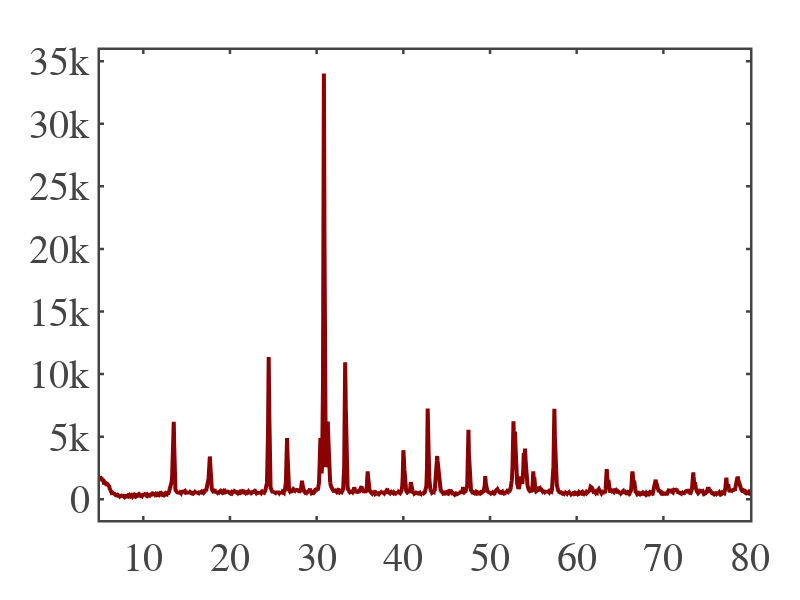

Notebook code cell kept with this figure:
### Markdown cell above
## XRD

### Code cell
import numpy as np
import pandas as pd
import plotly.graph_objects as go
import plotly.io as pio
import os

# ============================================================
# --- Custom Plotly Template (fixed version) ---
# ============================================================
fig_template = go.layout.Template()
fig_template.layout = go.Layout(
    template='simple_white+presentation',
    autosize=False,
    width=800,
    height=600,
    xaxis=dict(
        ticks='inside',
        mirror='ticks',
        linewidth=2.5,
        tickwidth=2.5,
        ticklen=4,
        showline=True,
        showgrid=False,
        zerolinecolor='white',
        title=dict(font=dict(size=40)),
        tickfont=dict(size=40)
    ),
    yaxis=dict(
        ticks='inside',
        mirror='ticks',
        linewidth=2.5,
        tickwidth=2.5,
        ticklen=4,
        showline=True,
        showgrid=False,
        zerolinecolor='white',
        title=dict(font=dict(size=40)),
        tickfont=dict(size=40)
    ),
    font=dict(family='mathjax', size=40)
)

# --- Load XRD Data ---
file_path = r"C:\Users\Atanu\OneDrive\Desktop\research_work\paper\NaBiF4_PL_analysis\XRD\NaBiF4.xy"

# Assuming two columns: 2θ (x), Intensity (y)
data = np.loadtxt(file_path)
x = data[:, 0]
y = data[:, 1]

# --- Plot XRD ---
fig = go.Figure()

fig.add_trace(go.Scatter(
    x=x,
    y=y,
    mode='lines',
    line=dict(width=4, color="darkred"),
    name="XRD"
))

# --- Layout Settings ---
fig.update_layout(
    template=fig_template,
    width=800,
    height=600,
    margin=dict(l=100, r=50, t=50, b=80),
    # xaxis_title="2θ (°)",
    # yaxis_title="Intensity (arb. unit)",
    # yaxis=dict(
    #     title=dict(standoff=40),   # move y-axis title away from ticks
    # )
)

output_path = os.path.join(os.path.dirname(file_path), "XRD.png")
pio.write_image(fig, output_path, format='png', scale=4)
print(f"✅ Figure saved as: {output_path}")

fig.show()

### Figure 1 — Plotly figure (JSON) as saved in the notebook; plotly's stock layout.template omitted (floating-point values rounded to 4 significant figures; data arrays with more than 128 entries replaced by an {"elided": "..."} marker saying what was removed)
{"data": [{"line": {"color": "darkred", "width": 4}, "mode": "lines", "name": "XRD", "type": "scatter", "x": {"elided": "6902 float values"}, "y": {"elided": "6902 float values"}}], "layout": {"height": 600, "margin": {"b": 80, "l": 100, "r": 50, "t": 50}, "width": 800, "xaxis": {"autorange": true, "range": [5.005, 79.99], "type": "linear"}, "yaxis": {"autorange": true, "range": [-1660.0, 35900.0], "type": "linear"}}}
